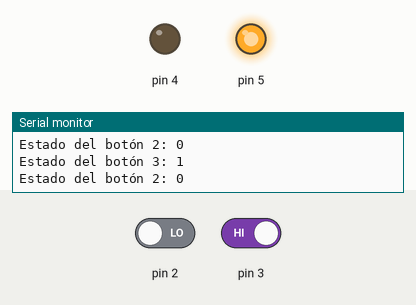
The sketch below on a simulated Arduino Uno, built with avr-gcc and run on an emulated ATmega328P. Shown: output pins drawn as LEDs (lit = HIGH), the last lines printed to the serial monitor. The test bench sets the inputs (shaded band); at power-on: pin 3 HIGH, pin 2 LOW.

Above: at 1.2 s.
1.3 s: pin 3 driven LOW
At 1.6 s:
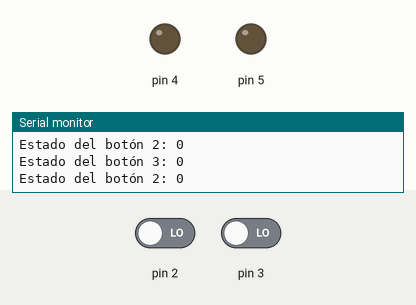
2.8 s: pin 3 driven HIGH
At 3.9 s:
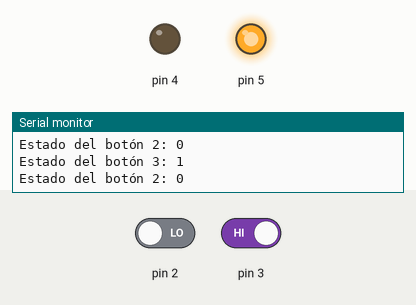
Timing chart, 0 to 5.8 s (numbered marks = the images above; inputs shaded):
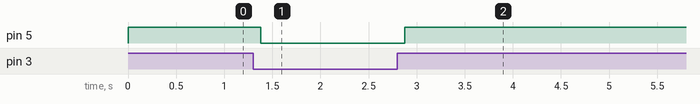

Measured:
- after the input at 1.3 s, pin 5: HIGH → LOW after 0.08 s
- after the input at 2.8 s, pin 5: LOW → HIGH after 0.08 s

The sketch:

arduino_ver_6.ino
```cpp
int estadoBotonPin2 = 0;
int estadoBotonPin3 = 0;
void setup() {
  pinMode(2,INPUT);
  pinMode(3,INPUT);
  pinMode(4,OUTPUT);
  pinMode(5,OUTPUT);
  Serial.begin(9600);
}
void loop() {
  estadoBotonPin2 = digitalRead(2);
  estadoBotonPin3 = digitalRead(3);
  Serial.print("Estado del botón 2: ");
  Serial.println(estadoBotonPin2);
  Serial.print("Estado del botón 3: ");
  Serial.println(estadoBotonPin3);


  if (!(estadoBotonPin3 == LOW)) {
      digitalWrite(4, LOW);
      digitalWrite(5, HIGH);
  }
else {
  digitalWrite(4, LOW);
  digitalWrite(5, LOW);
}

 } // la llave del loop
```
